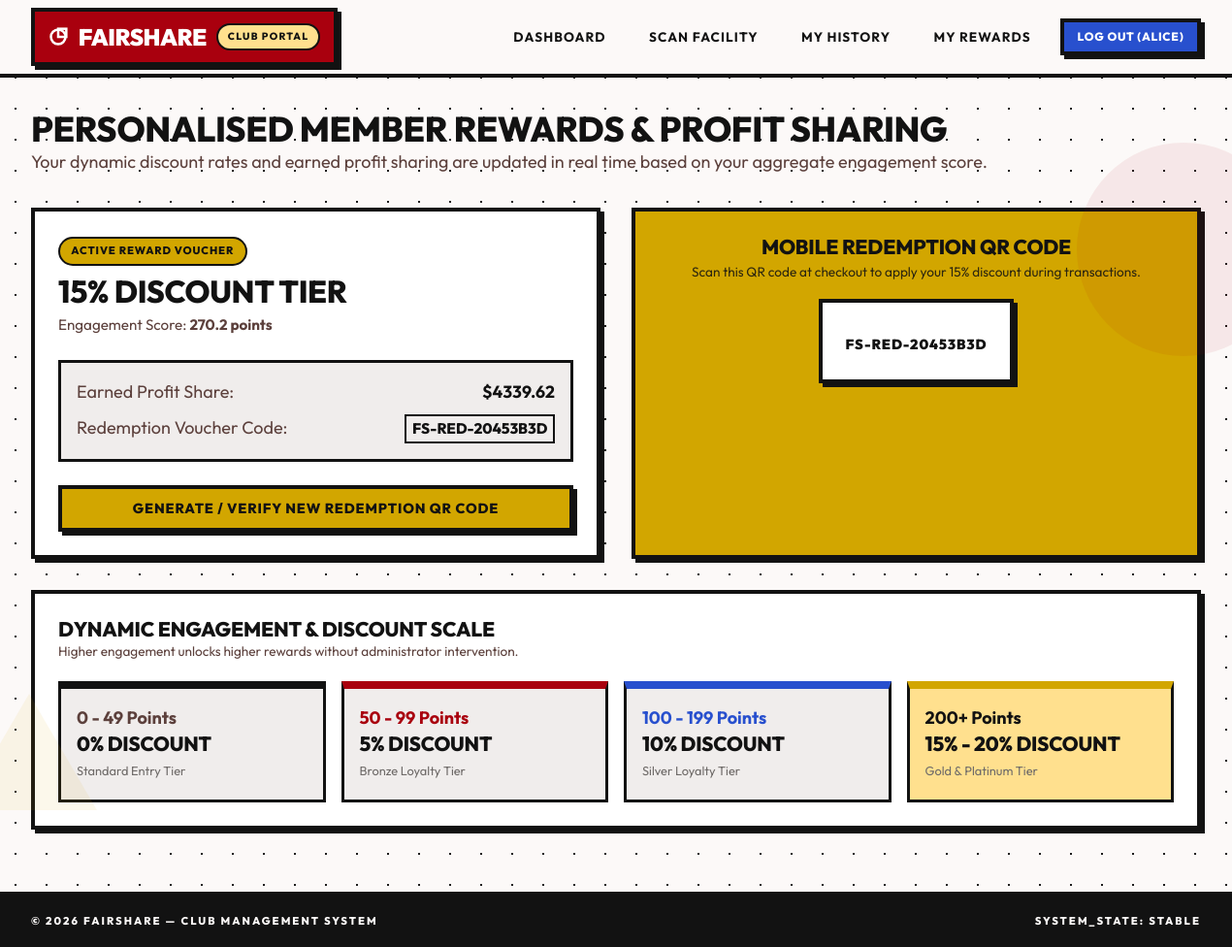
The app's page /member/rewards (signed in), older data.
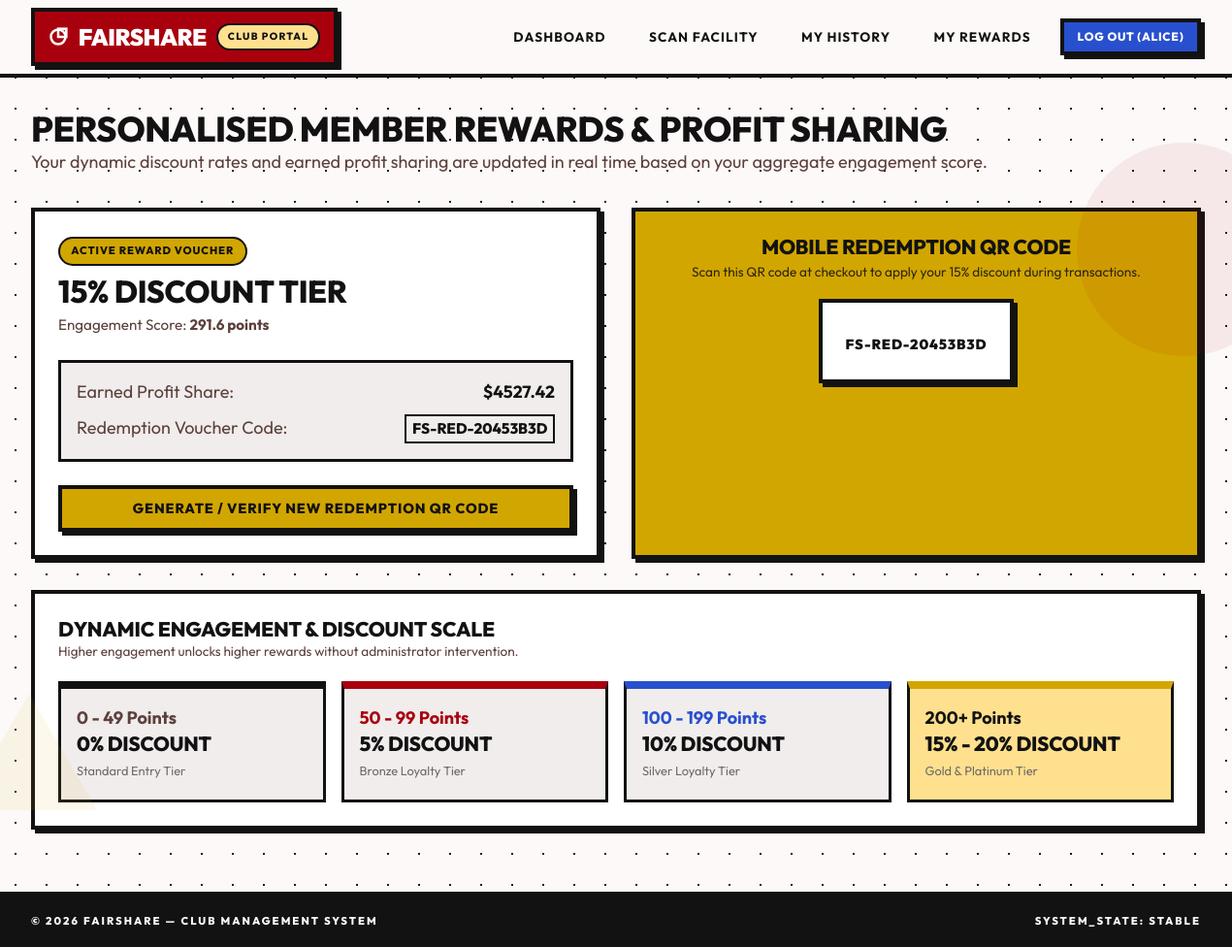
The same page, newer data.
### tables this page shows
CREATE TABLE rewards (
            id INTEGER PRIMARY KEY AUTOINCREMENT,
            member_id INTEGER NOT NULL,
            engagement_score REAL DEFAULT 0.0,
            discount_percentage REAL DEFAULT 0.0,
            earned_profit_share REAL DEFAULT 0.0,
            redemption_code TEXT UNIQUE NOT NULL,
            status TEXT DEFAULT 'active' CHECK(status IN ('active', 'redeemed')),
            created_at TIMESTAMP DEFAULT CURRENT_TIMESTAMP,
            FOREIGN KEY (member_id) REFERENCES members (id) ON DELETE CASCADE
        );

### main.py (the view)
@app.route('/member/rewards', methods=['GET', 'POST'])
@login_required
def member_rewards():
    conn = get_db()
    cursor = conn.cursor()
    cursor.execute("SELECT id FROM members WHERE user_id = ?", (session['user_id'],))
    member = cursor.fetchone()
    rewards = EngagementEngine.update_member_rewards(member['id'])
    if request.method == 'POST':
        cursor.execute("UPDATE rewards SET status = 'redeemed' WHERE member_id = ? AND status = 'active'", (member['id'],))
        conn.commit()
        rewards = EngagementEngine.update_member_rewards(member['id'])
        flash('Voucher code generated & verified!', 'success')
    conn.close()
    return render_template('member/rewards.html', rewards=rewards)

### database.py (called while the page is built)
def get_db():
    db_path = Config.DATABASE
    os.makedirs(os.path.dirname(db_path), exist_ok=True)
    conn = sqlite3.connect(db_path)
    conn.row_factory = sqlite3.Row
    conn.execute("PRAGMA foreign_keys = ON;")
    return conn

### main.py (called while the page is built)
@app.after_request
def add_header(response):
    if app.debug:
        response.headers['Cache-Control'] = 'no-cache, no-store, must-revalidate'
    else:
        response.headers['Cache-Control'] = 'public, max-age=3600'
    return response

def login_required(f):
    @functools.wraps(f)
    def decorated_function(*args, **kwargs):
        if 'user_id' not in session:
            flash('Please log in to access this page.', 'warning')
            return redirect(url_for('login'))
        return f(*args, **kwargs)
    return decorated_function

### models.py (called while the page is built)
    @staticmethod
    def get_settings():
        conn = get_db()
        cursor = conn.cursor()
        cursor.execute("SELECT * FROM reward_settings ORDER BY id DESC LIMIT 1")
        settings = cursor.fetchone()
        conn.close()
        return settings

### templates/member/rewards.html (shortened to what this page needs)
{% extends "base.html" %}
{% block content %}
<div style="margin-bottom: 2rem;">
  <h1>Personalised Member Rewards & Profit Sharing</h1>
  <p style="color: var(--text-muted);">Your dynamic discount rates and earned profit sharing are updated in real time based on your aggregate engagement score.</p>
</div>
<div class="grid grid-cols-2" style="gap: 2rem; margin-bottom: 2rem;">
  <div class="card">
    <span class="badge badge-emerald" style="margin-bottom: 0.5rem;">Active Reward Voucher</span>
    <h2 style="font-size: 2rem; margin-bottom: 0.25rem;">{{ "%.0f"|format(rewards.discount_percentage) }}% Discount Tier</h2>
    <p style="color: var(--text-muted); font-size: 0.95rem; margin-bottom: 1.5rem;">Engagement Score: <strong>{{ "%.1f"|format(rewards.engagement_score) }} points</strong></p>
    <div style="background: var(--surface-dim); border: 3px solid var(--ink); padding: 1rem; margin-bottom: 1.5rem;">
      <div style="display: flex; justify-content: space-between; margin-bottom: 0.5rem;">
        <span style="color: var(--text-muted);">Earned Profit Share:</span>
        <strong style="color: var(--ink); font-size: 1.1rem;">${{ "%.2f"|format(rewards.earned_profit_share) }}</strong>
      </div>
      <div style="display: flex; justify-content: space-between;">
        <span style="color: var(--text-muted);">Redemption Voucher Code:</span>
        <code style="color: var(--ink); font-weight: 800;">{{ rewards.redemption_code }}</code>
      </div>
    </div>
    <form action="{{ url_for('member_rewards') }}" method="POST">
      <button type="submit" class="btn btn-emerald" style="width: 100%;">
        Generate / Verify New Redemption QR Code
      </button>
    </form>
  </div>
  <div class="card card-yellow" style="text-align: center;">
    <h3 style="color: var(--ink);">Mobile Redemption QR Code</h3>
    <p style="color: var(--ink); font-size: 0.85rem; margin-top: 0.25rem; opacity: 0.85;">Scan this QR code at checkout to apply your {{ "%.0f"|format(rewards.discount_percentage) }}% discount during transactions.</p>
    <div style="background: #ffffff; border: 4px solid var(--ink); padding: 1.5rem; display: inline-block; margin-top: 1rem; box-shadow: 4px 4px 0 0 var(--ink);">
      <div style="margin-top: 0.5rem; color: var(--ink); font-family: 'Outfit', monospace; font-weight: 900; font-size: 0.9rem; letter-spacing: 0.06em;">
        {{ rewards.redemption_code }}
      </div>
    </div>
  </div>
</div>
<div class="card">
  <h3>Dynamic Engagement & Discount Scale</h3>
  <p style="color: var(--text-muted); font-size: 0.85rem; margin-bottom: 1.25rem;">Higher engagement unlocks higher rewards without administrator intervention.</p>
  <div class="grid grid-cols-4" style="gap: 1rem;">
    <div style="background: var(--surface-dim); border: 3px solid var(--ink); padding: 1rem; border-top: 8px solid var(--ink);">
      <strong style="color: var(--text-muted);">0 - 49 Points</strong>
      <h4 style="font-size: 1.3rem;">0% Discount</h4>
      <span style="font-size: 0.8rem; color: var(--text-dim);">Standard Entry Tier</span>
    </div>
    <div style="background: var(--surface-dim); border: 3px solid var(--ink); padding: 1rem; border-top: 8px solid var(--primary);">
      <strong style="color: var(--primary);">50 - 99 Points</strong>
      <h4 style="font-size: 1.3rem;">5% Discount</h4>
      <span style="font-size: 0.8rem; color: var(--text-dim);">Bronze Loyalty Tier</span>
    </div>
    <div style="background: var(--surface-dim); border: 3px solid var(--ink); padding: 1rem; border-top: 8px solid var(--secondary);">
      <strong style="color: var(--secondary);">100 - 199 Points</strong>
      <h4 style="font-size: 1.3rem;">10% Discount</h4>
      <span style="font-size: 0.8rem; color: var(--text-dim);">Silver Loyalty Tier</span>
    </div>
    <div style="background: var(--tertiary-soft); border: 3px solid var(--ink); padding: 1rem; border-top: 8px solid var(--tertiary);">
      <strong style="color: var(--ink);">200+ Points</strong>
      <h4 style="font-size: 1.3rem;">15% - 20% Discount</h4>
      <span style="font-size: 0.8rem; color: var(--text-dim);">Gold & Platinum Tier</span>
    </div>
  </div>
</div>
{% endblock %}

Row changes from the older to the newer data that the page shows:
changed rewards "FS-RED-20453B3D": engagement_score "270.2" → "291.6"; earned_profit_share "4339.62" → "4527.42"
